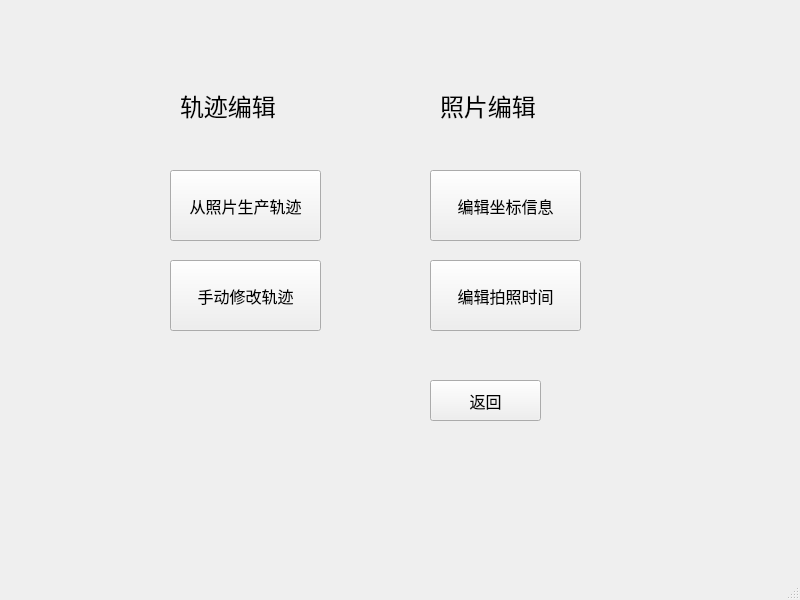
<?xml version="1.0" encoding="UTF-8"?>
<ui version="4.0">
 <class>updateWindow</class>
 <widget class="QMainWindow" name="updateWindow">
  <property name="geometry">
   <rect>
    <x>0</x>
    <y>0</y>
    <width>800</width>
    <height>600</height>
   </rect>
  </property>
  <property name="font">
   <font>
    <pointsize>10</pointsize>
   </font>
  </property>
  <property name="windowTitle">
   <string>编辑行程界面</string>
  </property>
  <widget class="QWidget" name="centralwidget">
   <widget class="QPushButton" name="pushButton">
    <property name="geometry">
     <rect>
      <x>170</x>
      <y>170</y>
      <width>151</width>
      <height>71</height>
     </rect>
    </property>
    <property name="font">
     <font>
      <pointsize>12</pointsize>
     </font>
    </property>
    <property name="text">
     <string>从照片生产轨迹</string>
    </property>
   </widget>
   <widget class="QPushButton" name="pushButton_2">
    <property name="geometry">
     <rect>
      <x>170</x>
      <y>260</y>
      <width>151</width>
      <height>71</height>
     </rect>
    </property>
    <property name="font">
     <font>
      <pointsize>12</pointsize>
     </font>
    </property>
    <property name="text">
     <string>手动修改轨迹</string>
    </property>
   </widget>
   <widget class="QPushButton" name="pushButton_3">
    <property name="geometry">
     <rect>
      <x>430</x>
      <y>380</y>
      <width>111</width>
      <height>41</height>
     </rect>
    </property>
    <property name="font">
     <font>
      <pointsize>12</pointsize>
     </font>
    </property>
    <property name="text">
     <string>返回</string>
    </property>
   </widget>
   <widget class="QPushButton" name="pushButton_4">
    <property name="geometry">
     <rect>
      <x>430</x>
      <y>170</y>
      <width>151</width>
      <height>71</height>
     </rect>
    </property>
    <property name="font">
     <font>
      <pointsize>12</pointsize>
     </font>
    </property>
    <property name="text">
     <string>编辑坐标信息</string>
    </property>
   </widget>
   <widget class="QPushButton" name="pushButton_5">
    <property name="geometry">
     <rect>
      <x>430</x>
      <y>260</y>
      <width>151</width>
      <height>71</height>
     </rect>
    </property>
    <property name="font">
     <font>
      <pointsize>12</pointsize>
     </font>
    </property>
    <property name="text">
     <string>编辑拍照时间</string>
    </property>
   </widget>
   <widget class="QLabel" name="label">
    <property name="geometry">
     <rect>
      <x>180</x>
      <y>80</y>
      <width>121</width>
      <height>51</height>
     </rect>
    </property>
    <property name="font">
     <font>
      <pointsize>18</pointsize>
     </font>
    </property>
    <property name="text">
     <string>轨迹编辑</string>
    </property>
   </widget>
   <widget class="QLabel" name="label_2">
    <property name="geometry">
     <rect>
      <x>440</x>
      <y>80</y>
      <width>121</width>
      <height>51</height>
     </rect>
    </property>
    <property name="font">
     <font>
      <pointsize>18</pointsize>
     </font>
    </property>
    <property name="text">
     <string>照片编辑</string>
    </property>
   </widget>
  </widget>
  <widget class="QMenuBar" name="menubar">
   <property name="geometry">
    <rect>
     <x>0</x>
     <y>0</y>
     <width>800</width>
     <height>26</height>
    </rect>
   </property>
  </widget>
  <widget class="QStatusBar" name="statusbar"/>
 </widget>
 <resources/>
 <connections/>
</ui>
